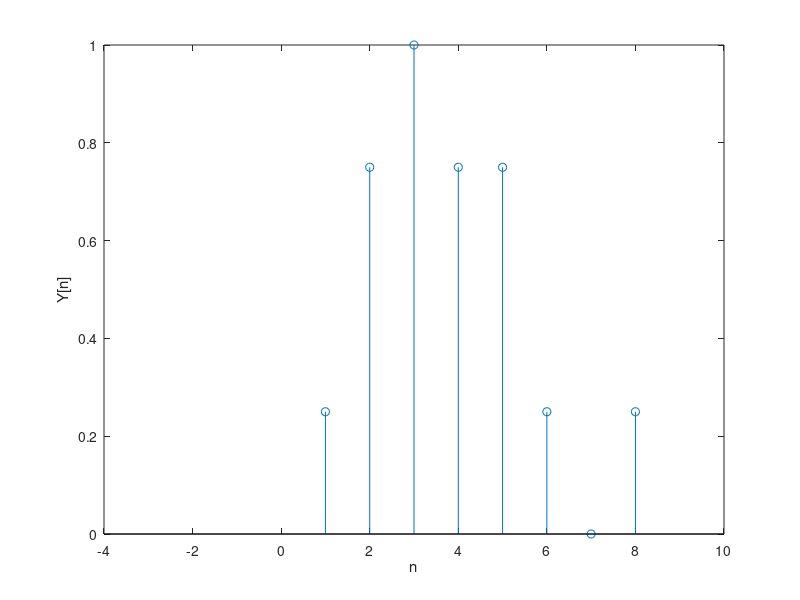

MATLAB code to generate this figure:
close all; clear; clc; clf;

% h[n] impulse response
h_n = [0 -1 -2 -3];
h = [1/4 1/4 1/4 1/4];

% x[n] discrete-time input
% x_n = [0 -1];
% x = [1 3];
x_n = [2 1 0 -1 -2];
x = [1 2 1 -1 1];

% filter order
M = 2;
size_Y = (numel(h) + numel(x)) - 1;

% plots of h[n] and x[n]
stem(h);
stem(x);
axis([-4 10 -1 2]);
xlabel('n');
ylabel('X[n]');

% indices of h and n
h_i = 1;
x_i = 1;
h_j = 1;
x_j = 1;
Y = [];

for k = 0:M
    x_minus_k = (x_n - k);
    % x cannot have negative indices
    if x_minus_k(1) >= 0
        % loop until Y has all its convolution elements
        while numel(Y) < size_Y - 1
            % loop until all the elements in both x and h have been
            % summed
            while x_i ~= numel(x) && h_i ~= numel(h)
                % multiply the matrices, take the sum of all elements
                % in the correct range
                yi = h(: , h_i:h_j) .* x(:, x_i:x_j);
                sum = cumsum(yi);
                Y = [Y, sum(:,numel(sum))];
                % if x is larger than h, we have to alter its
                % indices to keep the size of the matrix multiplied the
                % same as h and if h is larger than x, we have to alter its
                % indices to keep the size of the matrix multiplied the
                % same as x
                if x_j < numel(x) && h_j < numel(h)
                    x_j = x_j + 1;
                    h_j = h_j + 1;
                % the case where h[n] is larger than x[n]
                elseif h_j < numel(h)
                    h_j = h_j + 1;
                    h_i = h_i + 1;
                % the case where x[n] is larger than h[n]
                elseif x_j < numel(x)
                    x_j = x_j + 1;
                    x_i = x_i + 1;
                elseif x_i < numel(x) && h_i < numel(h)
                    x_i = x_i + 1;
                    h_i = h_i + 1;
                end
            end
        end
    end
end

% the loop does not add the final element to the array, so we add it
% manually at the end
Y = [Y, h(: , numel(h)) .* x(:, numel(x))];
% discrete-time output
Y
convolution_function = conv(x,h)
Y == conv(x,h)
stem(Y);
axis([-4 10 0 1]);
xlabel('n');
ylabel('Y[n]');

% part 3
% Commutativity of Convolution
y = conv(h,x)
w = conv(x,h)
y == w